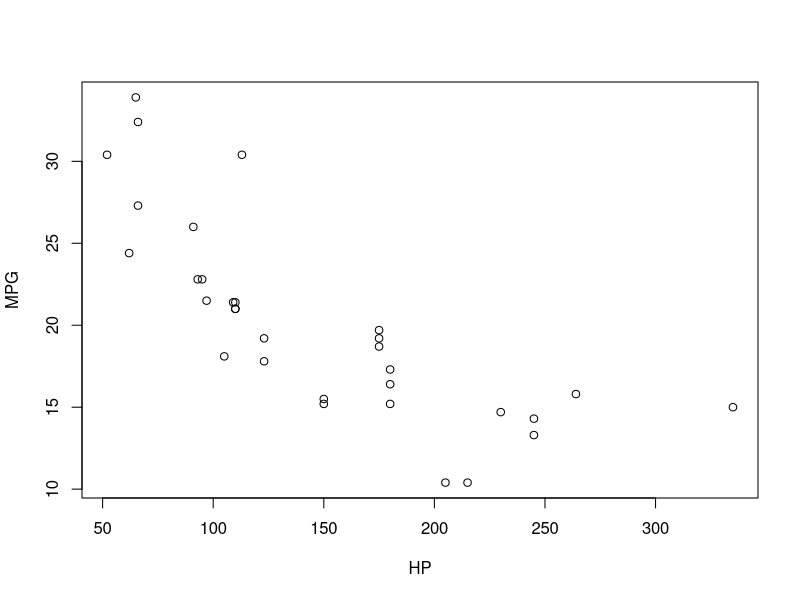

Generate this figure with R:
# Download mtcars data
data(mtcars)

# Assign mtcars data to variable, vroom
vroom <- mtcars

# Check class of vroom
class(vroom)

# Plot mpg and hp as a scatter plot
plot(vroom$hp, vroom$mpg, xlab = "HP", ylab = "MPG")
